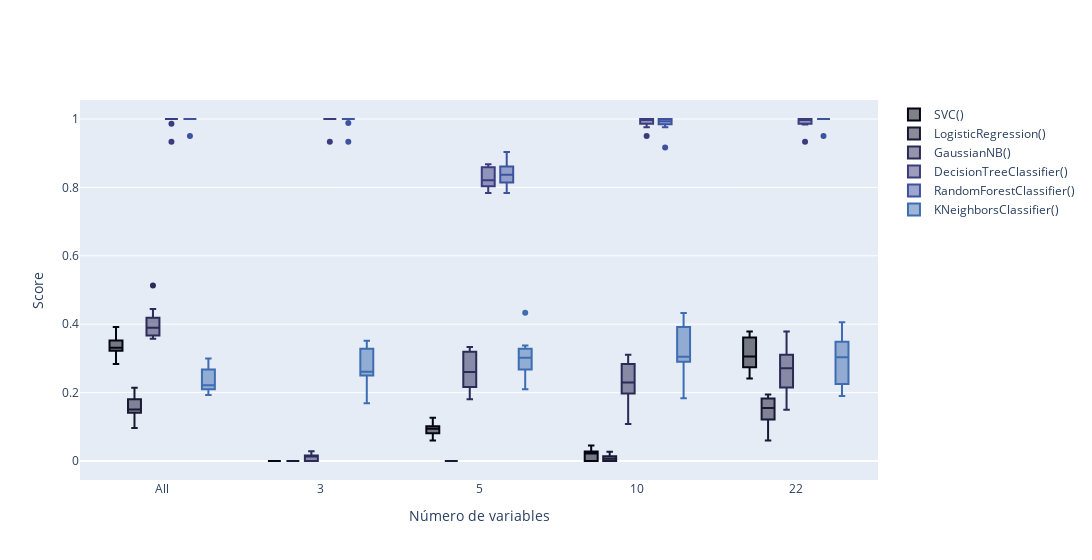

Notebook code for this chart:
### Code cell
#BoxPlots de todos los modelos por grupo de variables
fig = go.Figure()
for column in scoreF.columns[:-1]:
    fig.add_trace(go.Box(
        y = scoreF[column],
        x = scoreF.iloc[:,-1],
        name = column
    ))
fig.update_layout(
    yaxis_title = 'Score',
    xaxis_title = 'Número de variables',
    boxmode = 'group',
    colorway = px.colors.sequential.ice,
    width = 1200
)

fig.show()

### Figure 1 — Plotly figure (JSON) as saved in the notebook; plotly's stock layout.template omitted (floating-point values rounded to 4 significant figures)
{"data": [{"name": "SVC()", "type": "box", "x": ["All", "All", "All", "All", "All", "All", "All", "All", "All", "All", "3", "3", "3", "3", "3", "3", "3", "3", "3", "3", "5", "5", "5", "5", "5", "5", "5", "5", "5", "5", "10", "10", "10", "10", "10", "10", "10", "10", "10", "10", "22", "22", "22", "22", "22", "22", "22", "22", "22", "22"], "y": [0.3286, 0.3333, 0.3521, 0.3165, 0.2833, 0.3253, 0.3333, 0.3919, 0.3649, 0.3226, 0, 0, 0, 0, 0, 0, 0, 0, 0, 0, 0.1, 0.09722, 0.1268, 0.1013, 0.08333, 0.06024, 0.09091, 0.08108, 0.08108, 0.1129, 0, 0.02778, 0.04225, 0, 0, 0.01205, 0.04545, 0.02703, 0.02703, 0.01613, 0.2571, 0.3611, 0.338, 0.2785, 0.3, 0.241, 0.3636, 0.3108, 0.3784, 0.2742]}, {"name": "LogisticRegression()", "type": "box", "x": ["All", "All", "All", "All", "All", "All", "All", "All", "All", "All", "3", "3", "3", "3", "3", "3", "3", "3", "3", "3", "5", "5", "5", "5", "5", "5", "5", "5", "5", "5", "10", "10", "10", "10", "10", "10", "10", "10", "10", "10", "22", "22", "22", "22", "22", "22", "22", "22", "22", "22"], "y": [0.2143, 0.1806, 0.1408, 0.2025, 0.15, 0.1084, 0.1515, 0.1757, 0.1486, 0.09677, 0, 0, 0, 0, 0, 0, 0, 0, 0, 0, 0, 0, 0, 0, 0, 0, 0, 0, 0, 0, 0.01429, 0.01389, 0.01408, 0, 0, 0, 0, 0.02703, 0.01351, 0, 0.1857, 0.1944, 0.1831, 0.1646, 0.1333, 0.06024, 0.1212, 0.1081, 0.1486, 0.1613]}, {"name": "GaussianNB()", "type": "box", "x": ["All", "All", "All", "All", "All", "All", "All", "All", "All", "All", "3", "3", "3", "3", "3", "3", "3", "3", "3", "3", "5", "5", "5", "5", "5", "5", "5", "5", "5", "5", "10", "10", "10", "10", "10", "10", "10", "10", "10", "10", "22", "22", "22", "22", "22", "22", "22", "22", "22", "22"], "y": [0.3571, 0.4444, 0.3944, 0.3924, 0.3667, 0.3735, 0.3636, 0.5135, 0.4189, 0.3871, 0.01429, 0, 0.02817, 0, 0, 0.0241, 0.01515, 0.01351, 0, 0.01613, 0.2429, 0.3194, 0.2676, 0.2532, 0.3333, 0.1807, 0.2121, 0.2162, 0.3243, 0.3065, 0.1857, 0.2639, 0.1972, 0.2025, 0.2167, 0.1084, 0.2424, 0.2838, 0.3108, 0.3065, 0.2143, 0.2778, 0.2254, 0.2152, 0.15, 0.2651, 0.3182, 0.3784, 0.3108, 0.2903]}, {"name": "DecisionTreeClassifier()", "type": "box", "x": ["All", "All", "All", "All", "All", "All", "All", "All", "All", "All", "3", "3", "3", "3", "3", "3", "3", "3", "3", "3", "5", "5", "5", "5", "5", "5", "5", "5", "5", "5", "10", "10", "10", "10", "10", "10", "10", "10", "10", "10", "22", "22", "22", "22", "22", "22", "22", "22", "22", "22"], "y": [1, 1, 0.9859, 1, 0.9333, 1, 1, 1, 1, 1, 1, 1, 1, 1, 0.9333, 1, 1, 1, 1, 1, 0.8143, 0.8194, 0.8592, 0.8228, 0.8667, 0.8675, 0.803, 0.8378, 0.7838, 0.7903, 1, 0.9861, 1, 1, 0.95, 0.9759, 1, 1, 1, 1, 1, 1, 0.9859, 1, 0.9333, 1, 1, 1, 1, 0.9839]}, {"name": "RandomForestClassifier()", "type": "box", "x": ["All", "All", "All", "All", "All", "All", "All", "All", "All", "All", "3", "3", "3", "3", "3", "3", "3", "3", "3", "3", "5", "5", "5", "5", "5", "5", "5", "5", "5", "5", "10", "10", "10", "10", "10", "10", "10", "10", "10", "10", "22", "22", "22", "22", "22", "22", "22", "22", "22", "22"], "y": [1, 1, 1, 1, 0.95, 1, 1, 1, 1, 1, 1, 1, 1, 1, 0.9333, 0.988, 1, 1, 1, 1, 0.8143, 0.8611, 0.8592, 0.8354, 0.8833, 0.9036, 0.8182, 0.8378, 0.7838, 0.7903, 1, 0.9861, 1, 1, 0.9167, 0.9759, 0.9848, 1, 0.9865, 1, 1, 1, 1, 1, 0.95, 1, 1, 1, 1, 1]}, {"name": "KNeighborsClassifier()", "type": "box", "x": ["All", "All", "All", "All", "All", "All", "All", "All", "All", "All", "3", "3", "3", "3", "3", "3", "3", "3", "3", "3", "5", "5", "5", "5", "5", "5", "5", "5", "5", "5", "10", "10", "10", "10", "10", "10", "10", "10", "10", "10", "22", "22", "22", "22", "22", "22", "22", "22", "22", "22"], "y": [0.3, 0.2639, 0.2676, 0.2152, 0.3, 0.1928, 0.2273, 0.2027, 0.2162, 0.2097, 0.3286, 0.2639, 0.2535, 0.2152, 0.25, 0.1687, 0.2576, 0.3378, 0.3514, 0.2903, 0.3286, 0.3194, 0.2676, 0.2911, 0.4333, 0.3133, 0.2273, 0.2838, 0.3378, 0.2097, 0.3143, 0.2361, 0.2958, 0.2911, 0.1833, 0.3614, 0.4091, 0.3919, 0.4324, 0.2903, 0.2143, 0.3056, 0.2254, 0.1899, 0.35, 0.3012, 0.3485, 0.3243, 0.4054, 0.2903]}], "layout": {"boxmode": "group", "colorway": ["rgb(3, 5, 18)", "rgb(25, 25, 51)", "rgb(44, 42, 87)", "rgb(58, 60, 125)", "rgb(62, 83, 160)", "rgb(62, 109, 178)", "rgb(72, 134, 187)", "rgb(89, 159, 196)", "rgb(114, 184, 205)", "rgb(149, 207, 216)", "rgb(192, 229, 232)", "rgb(234, 252, 253)"], "width": 1200, "xaxis": {"title": {"text": "Número de variables"}}, "yaxis": {"title": {"text": "Score"}}}}
